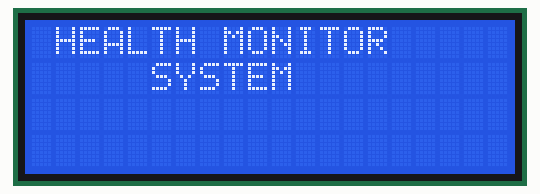
This sketch was run on a simulated Arduino Uno, built with avr-gcc and run on an emulated ATmega328P. Parts: 20×4 character LCD.

Above: at 0.1 s.
At 5.2 s:
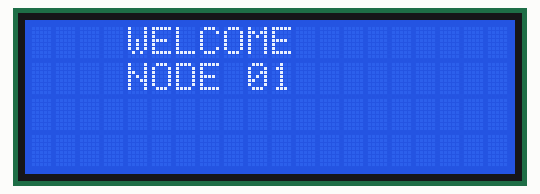
At 7.2 s:
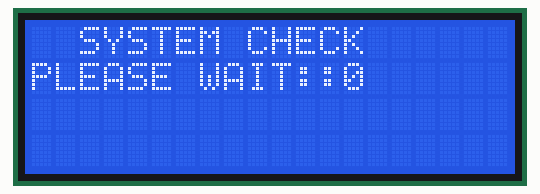
At 10.5 s:
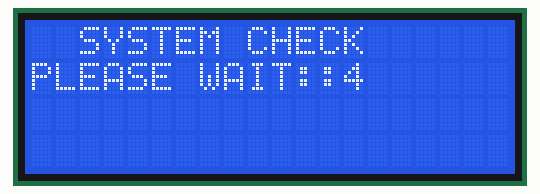
At 12.2 s:
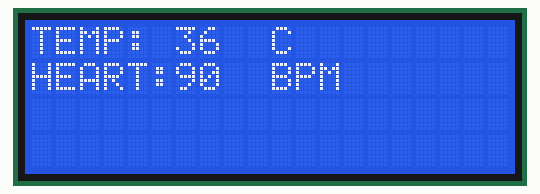
At 21.0 s:
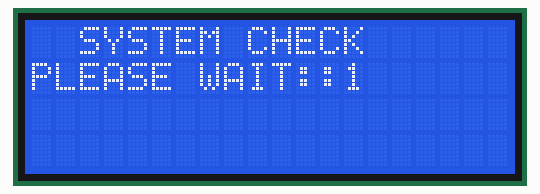

The sketch:

final_lcd_display.ino
```cpp
//ADIM
#include <OneWire.h>
#include <DallasTemperature.h>
#include <LiquidCrystal_I2C.h>

LiquidCrystal_I2C lcd(0x27, 20, 4); // set the LCD address to 0x27 for a 16 chars and 2 line display


int temperature_data = 36.7;
int heart_rate_data = 90;

//
//float temperature_data = 0;
//float Fahrenheit = 0;

void setup()
{
  lcd.init();                      // initialize the lcd
  // Print a message to the LCD.
  lcd.backlight();
  lcd.setCursor(0, 0);
  lcd.print(" HEALTH MONITOR ");
  lcd.setCursor(0, 1);
  lcd.print("     SYSTEM     ");
  delay(5000);
  lcd.clear();
  lcd.setCursor(4, 0);
  lcd.print("WELCOME");
  lcd.setCursor(4, 1);
  lcd.print("NODE 01");
  delay(2000);
  //lcd.clear()
}


void loop()
{
  //#####################------ CHECKING SENSOR----#########################
  for (int counter = 0; counter < 6 ; counter++) {
    lcd.clear();
    lcd.setCursor(2, 0);
    lcd.print("SYSTEM CHECK");
    lcd.setCursor(0, 1);
    lcd.print("PLEASE WAIT::");

    lcd.print(counter);
    delay(800);

  }
  ///+++++++++++ IF READY READY IF PRINT READY ELSE END THE LOOP BY PRINTING FAILING SENSOR

  //#####################------ TEMPERATURE DATA ----#########################

  lcd.clear();
  lcd.setCursor(0, 0);
  lcd.print("TEMP: ");
  lcd.setCursor(6, 0);
  lcd.print(temperature_data);
  lcd.setCursor(10, 0);
  lcd.print("C");


  lcd.setCursor(0, 1);
  lcd.print("HEART: ");
  lcd.setCursor(6, 1);
  lcd.print(heart_rate_data);
  lcd.setCursor(10, 1);
  lcd.print("BPM");
  delay(8000);

  //#####################------ HEART BEAT DATA   ----#########################


}
```

Measured:
- by itself, everything shown: repeats every 13.0 s, in 7 steps
- what the display in image 1 shows lasts 2.0 s, from 5.1 s to 7.1 s
- what the display in image 2 shows lasts 0.9 s, from 7.1 s to 8.0 s
- what the display in image 4 shows lasts 8.0 s, from 12.1 s to 20.1 s
